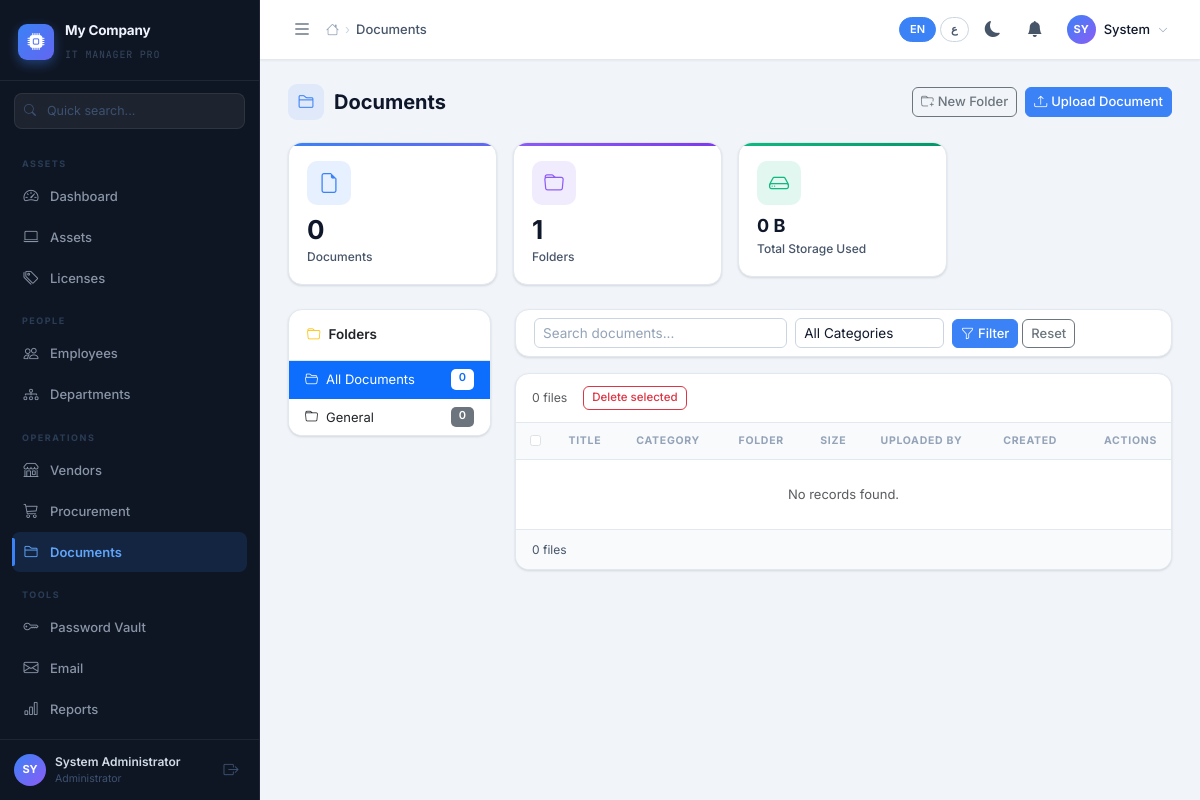
Screenshot of /pages/documents.php (signed in) with the database file from the repository.
### tables this page shows
CREATE TABLE IF NOT EXISTS `users` (
  `id`             INT UNSIGNED AUTO_INCREMENT PRIMARY KEY,
  `username`       VARCHAR(50)  NOT NULL UNIQUE,
  `email`          VARCHAR(150) NOT NULL UNIQUE,
  `password_hash`  VARCHAR(255) NOT NULL,
  `role_id`        INT UNSIGNED NOT NULL,
  `department_id`  INT UNSIGNED NULL,
  `full_name`      VARCHAR(150) NOT NULL,
  `phone`          VARCHAR(30),
  `job_title`      VARCHAR(100),
  `avatar`         VARCHAR(255),
  `employee_id`    VARCHAR(50)  UNIQUE,
  `status`         ENUM('active','inactive','suspended') DEFAULT 'active',
  `vault_key_hash` VARCHAR(255) NULL,
  `vault_salt`     VARCHAR(64)  NULL,
  `theme`          ENUM('light','dark') DEFAULT 'light',
  `language`       ENUM('en','ar')      DEFAULT 'en',
  `last_login`     TIMESTAMP NULL,
  `login_attempts` TINYINT  DEFAULT 0,
  `locked_until`   TIMESTAMP NULL,
  `created_at`     TIMESTAMP DEFAULT CURRENT_TIMESTAMP,
  `updated_at`     TIMESTAMP DEFAULT CURRENT_TIMESTAMP ON UPDATE CURRENT_TIMESTAMP,
  FOREIGN KEY (`role_id`)       REFERENCES `roles`(`id`),
  FOREIGN KEY (`department_id`) REFERENCES `departments`(`id`) ON DELETE SET NULL
);

CREATE TABLE IF NOT EXISTS `roles` (
  `id`          INT UNSIGNED AUTO_INCREMENT PRIMARY KEY,
  `name`        VARCHAR(50)  NOT NULL UNIQUE,
  `description` VARCHAR(255),
  `is_system`   TINYINT(1)   DEFAULT 0,
  `color`       VARCHAR(20)  DEFAULT 'primary',
  `created_at`  TIMESTAMP    DEFAULT CURRENT_TIMESTAMP
);

CREATE TABLE IF NOT EXISTS `document_folders` (
  `id`          INT UNSIGNED AUTO_INCREMENT PRIMARY KEY,
  `name`        VARCHAR(150) NOT NULL,
  `parent_id`   INT UNSIGNED NULL,
  `description` TEXT,
  `created_by`  INT UNSIGNED NULL,
  `created_at`  TIMESTAMP DEFAULT CURRENT_TIMESTAMP,
  FOREIGN KEY (`parent_id`)  REFERENCES `document_folders`(`id`) ON DELETE SET NULL,
  FOREIGN KEY (`created_by`) REFERENCES `users`(`id`)            ON DELETE SET NULL
);

### pages/documents.php (the view, shortened to what the rows shown need)
<?php
require_once __DIR__ . '/../includes/bootstrap.php';
$folderId = !empty($_GET['folder']) ? (int)$_GET['folder'] : 0;
$folders = $db->query("SELECT f.*,(SELECT COUNT(*) FROM documents d WHERE d.folder_id=f.id) as doc_count FROM document_folders f ORDER BY f.name")->fetchAll();
include APP_ROOT . '/includes/header.php';
?>
<div class="page-header">
  <h1 class="page-title"><div class="title-icon"><i class="bi bi-folder2"></i></div> <?= h(__('doc_title')) ?></h1>
</div>
<div class="row g-4">
  <div class="col-md-3">
    <div class="card">
      <div class="list-group list-group-flush">
        <?php foreach($folders as $f): ?>
        <a href="<?= APP_URL ?>/pages/documents.php?folder=<?=$f['id']?>" class="list-group-item list-group-item-action d-flex justify-content-between <?= $folderId==$f['id']?'active':'' ?>" style="font-size:13px;">
          <span><i class="bi bi-folder me-2"></i><?= h($f['name']) ?></span>
          <span class="badge bg-<?= $folderId==$f['id']?'white text-primary':'secondary' ?>"><?= $f['doc_count'] ?></span>
        </a>
        <?php endforeach; ?>
      </div>
    </div>
  </div>
  <div class="col-md-9">
    <div class="table-card">
      <div class="table-responsive">
        <table class="table">
          <thead><tr>
            <th style="width:34px;"><input type="checkbox" class="form-check-input" id="selectAll"></th>
            <th><?= h(__('field_title')) ?></th>
            <th><?= h(__('field_category')) ?></th>
            <th><?= h(__('doc_folder')) ?></th>
            <th><?= h(__('field_size')) ?></th>
            <th><?= h(__('field_uploaded_by')) ?></th>
            <th><?= h(__('field_created_at')) ?></th>
            <th class="text-end"><?= h(__('field_actions')) ?></th>
          </tr></thead>
        </table>
      </div>
    </div>
  </div>
</div>
<?php include APP_ROOT . '/includes/footer.php'; ?>

### includes/header.php (shortened to what the rows shown need)
<?php
$currentUser = $auth->getUser();
$theme       = $auth->getTheme();
$lang        = $auth->getLang();
$isRTL       = ($lang === 'ar');
$dir         = $isRTL ? 'rtl' : 'ltr';
?>
<!DOCTYPE html>
<html lang="<?= h($lang) ?>" dir="<?= $dir ?>" data-bs-theme="<?= h($theme) ?>">
<head>
<link rel="stylesheet" href="https://cdn.jsdelivr.net/npm/bootstrap@5.3.3/dist/css/bootstrap.min.css">
<link rel="stylesheet" href="https://cdn.jsdelivr.net/npm/bootstrap-icons@1.11.3/font/bootstrap-icons.min.css">
<link rel="stylesheet" href="<?= APP_URL ?>/assets/css/app.css">
</head>
<body>
<aside class="sidebar" id="appSidebar">
  <div class="sidebar-footer">
    <a href="<?= APP_URL ?>/pages/profile.php" class="sb-user-link">
      <div class="sb-avatar">
        <?php if (!empty($currentUser['avatar']) && file_exists(UPLOAD_DIR.'avatars/'.$currentUser['avatar'])): ?>
          <img src="<?= APP_URL ?>/uploads/avatars/<?= h($currentUser['avatar']) ?>" alt="">
        <?php else: ?>
          <?= h(mb_strtoupper(mb_substr($currentUser['full_name'] ?? 'U', 0, 2))) ?>
        <?php endif; ?>
      </div>
      <div>
        <span class="sb-user-name"><?= h($currentUser['full_name']) ?></span>
        <span class="sb-user-role"><?= h($currentUser['role_name']) ?></span>
      </div>
    </a>
  </div>
</aside>
<div class="main-wrapper" id="mainWrapper">
  <header class="topbar">
    <div class="topbar-right">
      <div class="dropdown">
        <button class="tb-user-btn" data-bs-toggle="dropdown">
          <div class="tb-avatar">
            <?php if (!empty($currentUser['avatar']) && file_exists(UPLOAD_DIR.'avatars/'.$currentUser['avatar'])): ?>
              <img src="<?= APP_URL ?>/uploads/avatars/<?= h($currentUser['avatar']) ?>" alt="">
            <?php else: ?>
              <?= h(mb_strtoupper(mb_substr($currentUser['full_name']??'U',0,2))) ?>
            <?php endif; ?>
          </div>
          <span class="d-none d-md-inline"><?= h(explode(' ',$currentUser['full_name'])[0]) ?></span>
          <i class="bi bi-chevron-down" style="font-size:10px;color:var(--text-3)"></i>
        </button>
      </div>
    </div>
  </header>
  <main class="page-body">

### rows the page displays
users: full_name "SY", full_name "System Administrator", role.name "Administrator", full_name "System"
document_folders: name "General", doc_count "0"

### other values shown
$companyName "My Company"
$label "ASSETS"
$name "Dashboard"
$name "Assets"
$name "Licenses"
$label "PEOPLE"
$name "Employees"
$name "Departments"
$label "OPERATIONS"
$name "Vendors"
$name "Procurement"
$name "Documents"
$label "TOOLS"
$name "Password Vault"
$name "Email"
